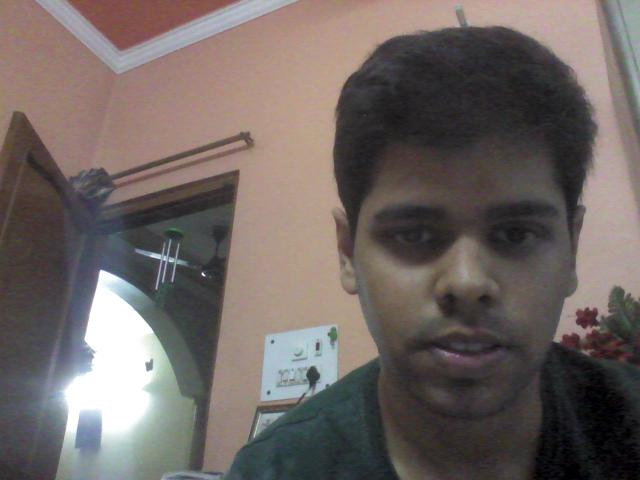
#> input picture cam.jpg, 640 x 480 px
$ python -i faceout.py   (imports and definitions only)
#> lines starting #> are read from the running program, lines starting #| are printed output that depends on the picture
import cv2
import numpy as np
import os


def image_preprocessing():
	faceCascade = cv2.CascadeClassifier('haarcascade_frontalface_default.xml')
	img = cv2.imread("cam.jpg")
#> img is the input picture: shape (480, 640, 3); mean B, G, R 98.7, 101.9, 111
	gray = cv2.cvtColor(img,cv2.COLOR_BGR2GRAY)
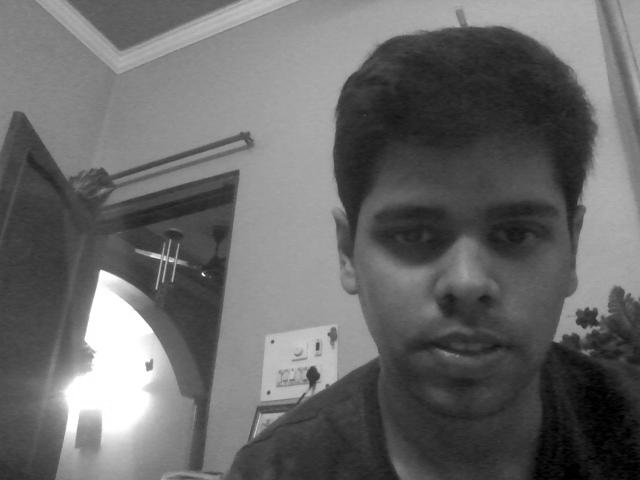
#> gray: shape (480, 640); min 0, max 255, mean 104.2
	face = faceCascade.detectMultiScale(gray,1.3,5)
#> face = [[322, 126, 280, 280]]
	pad = 5
	if len(face)>0:
		for (x,y,w,h) in face:
		    cv2.imwrite("face.jpg",img[y-pad:y+h+pad, x-pad:x+w+pad])
#> this loop made 1 pass
#> pass 1, in image_preprocessing, `cv2.imwrite("face.jpg",img[y-pad:y+h+pad, x-pad:x+w+pad])`:
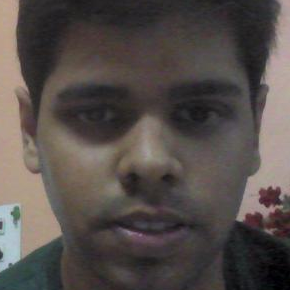
#> saved as face.jpg: shape (290, 290, 3); mean B, G, R 74.4, 77.7, 85.1


		img = cv2.imread("face.jpg")
#> img: shape (290, 290, 3)
		resize_img = cv2.resize(img,(96,96))
		cv2.imwrite("face.jpg",resize_img)
		return True
	else:
		return False

>>> result = image_preprocessing()
